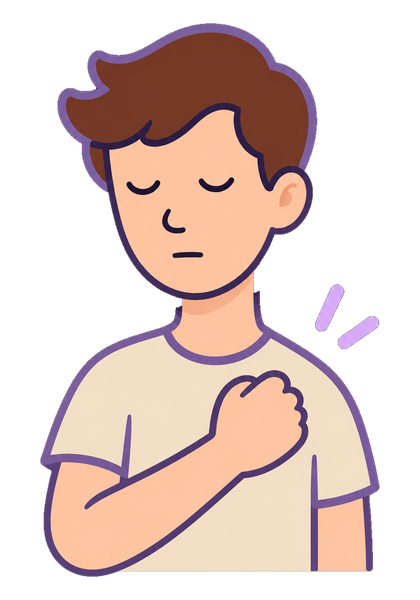
#> input picture assets/rosary-lamb-approved-master.png, 420 x 600 px
$ python generate_lamb_palettes.py
#> lines starting #> are read from the running program, lines starting #| are printed output that depends on the picture; after the words box and inside, x2 and y2 are one past the last pixel; in counts of white or black regions, pixels touching at a corner belong together
#!/usr/bin/env python3
"""Color the *original high-resolution* approved Lamb of God illustration.

The image geometry is never redrawn; 420x600 RGBA pixels, alpha and all
facial features are identical in every theme. Only original purple-ink pixels
are replaced, including anti-aliased outline edges. No low-res resampling.
"""
from pathlib import Path
import numpy as np
from PIL import Image

ROOT = Path(__file__).resolve().parent.parent
SOURCE = ROOT / "assets" / "rosary-lamb-approved-master.png"
OUTPUT = ROOT / "assets" / "rosary-lamb-palettes"

# The precise --rosario-lamb-ink tones used by rosary-colors.js.
INKS = [
    "947960", "C3A982",                                    # Classic
    "23845E", "BD3948", "9BA19D", "365DAB", "D3AA22",        # Missionary
    "694C89", "B696D1", "A63F55", "DA92A0",                 # Dolorosos
    "A58025", "E9CB7D", "C9A232", "FFE29A",                 # Luminosos
    "4A9BC8", "8ACAE9", "266AA7", "8CBDEE",                 # Gozosos
    "929D99", "AEB6AF",                                    # Gloriosos
]


def main():
    source = np.asarray(Image.open(SOURCE).convert("RGBA"))
#> source is the input picture: shape (600, 420, 4); mean R, G, B, A 101.4, 80.5, 74.4, 127.2
    h, w = source.shape[:2]
#> h = 600; w = 420
    if (w, h) != (420, 600):
        raise RuntimeError(f"High-res master was replaced by {w}x{h}!")

    y, x = np.indices((h, w))
    r, g, b = source[:, :, :3].astype(np.float32).transpose(2, 0, 1)
    alpha = source[:, :, 3]
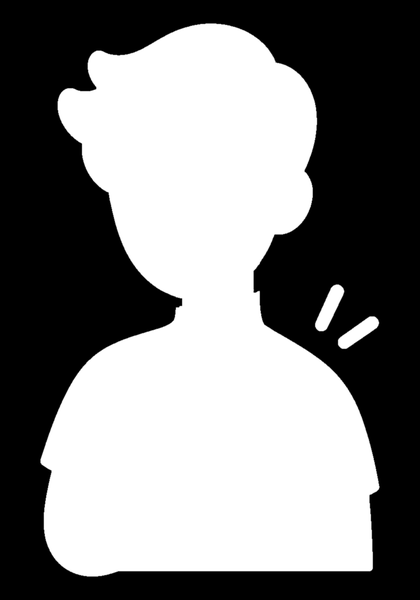
#> alpha: shape (600, 420); min 0, max 255, mean 127.2

    # Only the small eyes, nose and mouth marks retain the dark original.
    # The silhouette around the face is OUTSIDE these masks and adapts to
    # the theme like the sleeve, shoulder, fist and elbow.
    facial_marks = (
        ((x >= 122) & (x <= 166) & (y >= 174) & (y <= 200)) |
        ((x >= 193) & (x <= 240) & (y >= 171) & (y <= 202)) |
        ((x >= 160) & (x <= 192) & (y >= 201) & (y <= 239)) |
        ((x >= 167) & (x <= 210) & (y >= 243) & (y <= 269))
    )

    # Unlike the previous scripts, this finds both light lavender outline
    # pixels AND the deeply shaded purple strokes, including alpha edges.
    # No partial overlays: every purple RGB pixel is *replaced* directly.
    purple_ink = (
        (b > r - 1) & (r > g + 1) & (b > g + 6) &
        ~facial_marks & (alpha > 0)
    )
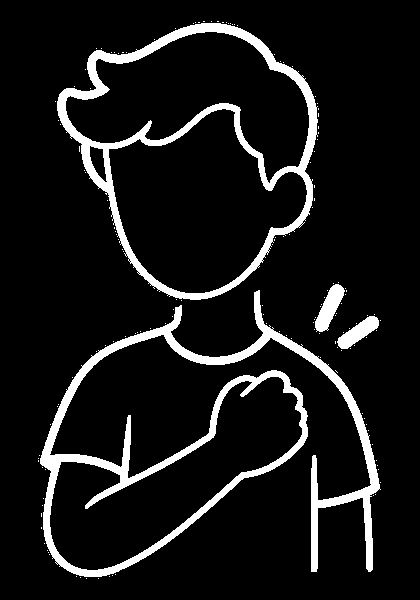
#> purple_ink: shape (600, 420) bool; 9.2% white; 149 white regions (145 under 20 px), largest, box (x1, y1, x2, y2) and area: (40, 290, 381, 577) 12632, (57, 23, 318, 300) 9069, (315, 284, 345, 332) 699, (337, 316, 379, 349) 633
    count = int(np.count_nonzero(purple_ink))
#> count = 23211
    if not 18000 <= count <= 35000:
        raise RuntimeError(f"Unexpected high-resolution stroke mask: {count}")

    # Maintain the approved light/dark hierarchy of outlines (e.g., the
    # raised arm still has its exact existing strokes, with no new lines).
    luminance = .299 * r + .44 * g + .261 * b
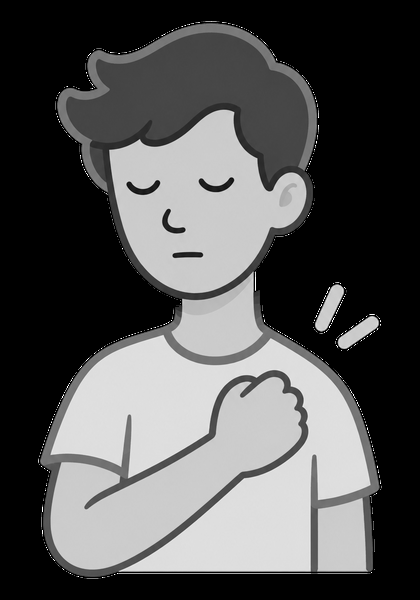
#> luminance: shape (600, 420) float32; min 0, max 255, mean 85.2
    shade = np.clip(luminance / 111.0, .42, 1.28)

    OUTPUT.mkdir(parents=True, exist_ok=True)
    for color in INKS:
        target = np.array(list(bytes.fromhex(color)), dtype=np.float32)
        rgb = np.minimum(255, target[None, None, :] * shade[:, :, None])
        result = source.copy()
        result[:, :, :3][purple_ink] = rgb.astype(np.uint8)[purple_ink]

        if not np.array_equal(result[:, :, 3], alpha):
            raise RuntimeError(f"Transparency changed: {color}")
        if not np.array_equal(result[:, :, :3][facial_marks],
                              source[:, :, :3][facial_marks]):
            raise RuntimeError(f"Facial features changed: {color}")
        if not np.array_equal(result[:, :, :3][~purple_ink],
                              source[:, :, :3][~purple_ink]):
            raise RuntimeError(f"Non-outline pixels changed: {color}")

        # Non-purple themes must have zero pixels of the rejected purple
        # outline remaining outside the intentionally protected face.
        tr, tg, tb = tuple(bytes.fromhex(color))
        if not (tb > tr - 1 and tr > tg + 1 and tb > tg + 6):
            rr, gg, bb = result[:, :, :3].astype(np.float32).transpose(2, 0, 1)
            remaining = (
                (bb > rr - 1) & (rr > gg + 1) & (bb > gg + 6) &
                ~facial_marks & (alpha > 0)
            )
            if np.any(remaining):
                raise RuntimeError(f"Purple contamination in {color}")

        path = OUTPUT / f"ink-{color.lower()}.png"
        Image.fromarray(result, "RGBA").save(path, optimize=True)
        print(f"{path.name}: {w}x{h}, {count} original stroke pixels replaced")
#> this loop made 21 passes
#| ink-947960.png: 420x600, 23211 original stroke pixels replaced
#| ink-c3a982.png: 420x600, 23211 original stroke pixels replaced
#| ink-23845e.png: 420x600, 23211 original stroke pixels replaced
#| ink-bd3948.png: 420x600, 23211 original stroke pixels replaced
#| ink-9ba19d.png: 420x600, 23211 original stroke pixels replaced
#| ink-365dab.png: 420x600, 23211 original stroke pixels replaced
#| ink-d3aa22.png: 420x600, 23211 original stroke pixels replaced
#| ink-694c89.png: 420x600, 23211 original stroke pixels replaced
#> (further printed lines are left out)
#> pass 1, in main, `rgb = np.minimum(255, target[None, None, :] * shade[:, :, None])`:
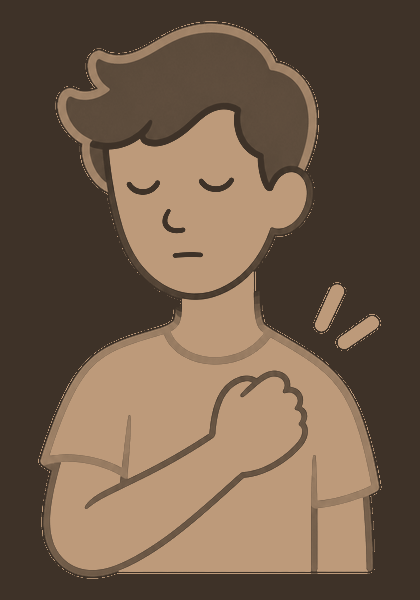
#> rgb: shape (600, 420, 3) float32; mean of channels 0, 1, 2 113.4, 92.6, 73.5; drawn as R, G, B
#> pass 1, in main, `rr, gg, bb = result[:, :, :3].astype(np.float32).transpose(2, 0, 1)`:
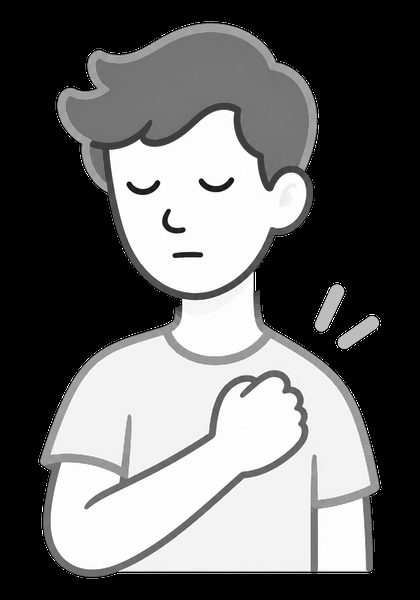
#> rr: shape (600, 420) float32; min 0, max 255, mean 103.6
#> pass 1, in main, `rr, gg, bb = result[:, :, :3].astype(np.float32).transpose(2, 0, 1)`:
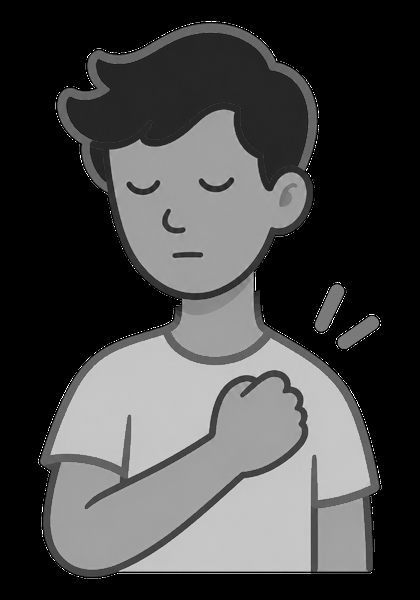
#> bb: shape (600, 420) float32; min 0, max 255, mean 69.8
#> after the loop:
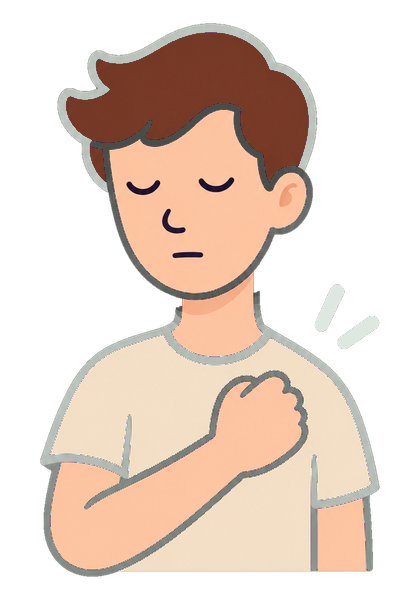
#> result: shape (600, 420, 4); mean R, G, B, A 105.6, 88, 76, 127.2; transparent parts drawn white

    if len(set(INKS)) != 21:
        raise RuntimeError("Duplicate or missing palette")
    print("21 high-resolution illustrations: original contours and facial features verified.")


if __name__ == "__main__":
    main()
